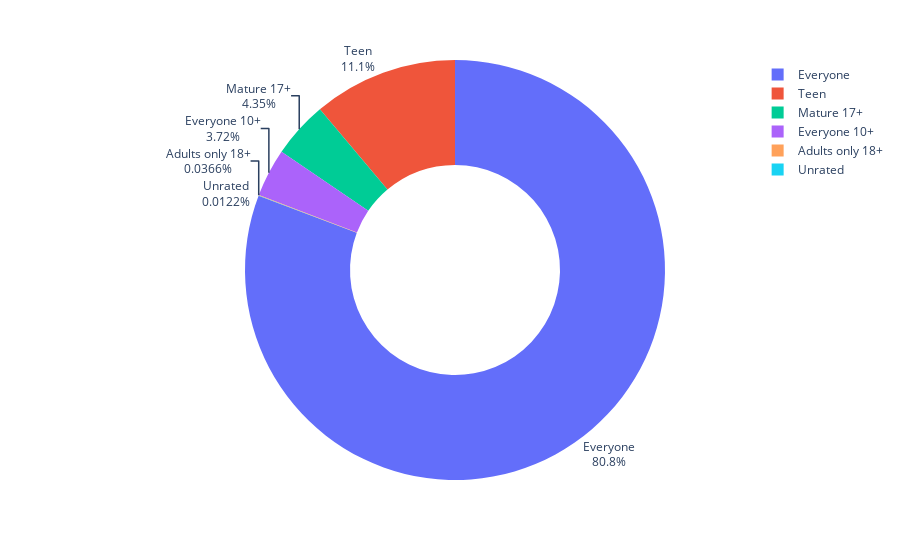

The notebook cell this image was saved under:
### Code cell
fig = px.pie(labels = ratings.index, values = ratings.values, names = ratings.index,hover_name= ratings.index, hole=0.5)
fig.update_traces(textposition='outside', textinfo='percent+label')
fig.show()

### Figure 1 — Plotly figure (JSON) as saved in the notebook; plotly's stock layout.template omitted (floating-point values rounded to 4 significant figures)
{"data": [{"domain": {"x": [0, 1], "y": [0, 1]}, "hole": 0.5, "hovertemplate": "<b>%{hovertext}</b><br><br>label=%{label}<br>value=%{value}<extra></extra>", "hovertext": ["Everyone", "Teen", "Mature 17+", "Everyone 10+", "Adults only 18+", "Unrated"], "labels": ["Everyone", "Teen", "Mature 17+", "Everyone 10+", "Adults only 18+", "Unrated"], "legendgroup": "", "name": "", "showlegend": true, "textinfo": "percent+label", "textposition": "outside", "type": "pie", "values": [6621, 912, 357, 305, 3, 1]}], "layout": {"legend": {"tracegroupgap": 0}, "margin": {"t": 60}}}
